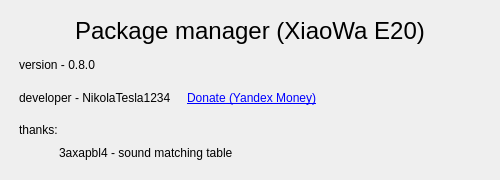
<?xml version="1.0" encoding="UTF-8"?>
<ui version="4.0">
 <class>MainWindow</class>
 <widget class="QMainWindow" name="MainWindow">
  <property name="geometry">
   <rect>
    <x>0</x>
    <y>0</y>
    <width>500</width>
    <height>180</height>
   </rect>
  </property>
  <property name="sizePolicy">
   <sizepolicy hsizetype="Fixed" vsizetype="Fixed">
    <horstretch>0</horstretch>
    <verstretch>0</verstretch>
   </sizepolicy>
  </property>
  <property name="minimumSize">
   <size>
    <width>500</width>
    <height>180</height>
   </size>
  </property>
  <property name="maximumSize">
   <size>
    <width>500</width>
    <height>180</height>
   </size>
  </property>
  <property name="windowTitle">
   <string>MainWindow</string>
  </property>
  <widget class="QWidget" name="centralwidget">
   <layout class="QHBoxLayout" name="horizontalLayout_3">
    <item>
     <layout class="QVBoxLayout" name="verticalLayout_3">
      <property name="leftMargin">
       <number>10</number>
      </property>
      <property name="topMargin">
       <number>8</number>
      </property>
      <property name="rightMargin">
       <number>10</number>
      </property>
      <property name="bottomMargin">
       <number>8</number>
      </property>
      <item>
       <widget class="QLabel" name="label">
        <property name="font">
         <font>
          <pointsize>18</pointsize>
         </font>
        </property>
        <property name="text">
         <string>Package manager (XiaoWa E20)</string>
        </property>
        <property name="alignment">
         <set>Qt::AlignCenter</set>
        </property>
        <property name="wordWrap">
         <bool>false</bool>
        </property>
       </widget>
      </item>
      <item>
       <widget class="QLabel" name="label_2">
        <property name="text">
         <string>version - 0.8.0</string>
        </property>
       </widget>
      </item>
      <item>
       <layout class="QHBoxLayout" name="horizontalLayout_2">
        <item>
         <widget class="QLabel" name="label_3">
          <property name="text">
           <string>developer - NikolaTesla1234</string>
          </property>
         </widget>
        </item>
        <item>
         <spacer name="horizontalSpacer_2">
          <property name="orientation">
           <enum>Qt::Horizontal</enum>
          </property>
          <property name="sizeType">
           <enum>QSizePolicy::Fixed</enum>
          </property>
          <property name="sizeHint" stdset="0">
           <size>
            <width>10</width>
            <height>20</height>
           </size>
          </property>
         </spacer>
        </item>
        <item>
         <widget class="QLabel" name="label_7">
          <property name="text">
           <string>&lt;a href=&quot;https://money.yandex.ru/to/410012709137766&quot;&gt;Donate (Yandex Money)&lt;/a&gt;</string>
          </property>
          <property name="openExternalLinks">
           <bool>true</bool>
          </property>
          <property name="textInteractionFlags">
           <set>Qt::LinksAccessibleByKeyboard|Qt::LinksAccessibleByMouse</set>
          </property>
          <property name="buddy">
           <cstring></cstring>
          </property>
         </widget>
        </item>
        <item>
         <spacer name="horizontalSpacer_3">
          <property name="orientation">
           <enum>Qt::Horizontal</enum>
          </property>
          <property name="sizeHint" stdset="0">
           <size>
            <width>40</width>
            <height>20</height>
           </size>
          </property>
         </spacer>
        </item>
       </layout>
      </item>
      <item>
       <spacer name="verticalSpacer_3">
        <property name="orientation">
         <enum>Qt::Vertical</enum>
        </property>
        <property name="sizeType">
         <enum>QSizePolicy::Fixed</enum>
        </property>
        <property name="sizeHint" stdset="0">
         <size>
          <width>20</width>
          <height>5</height>
         </size>
        </property>
       </spacer>
      </item>
      <item>
       <layout class="QVBoxLayout" name="verticalLayout_2">
        <item>
         <widget class="QLabel" name="label_5">
          <property name="text">
           <string>thanks:</string>
          </property>
         </widget>
        </item>
        <item>
         <layout class="QHBoxLayout" name="horizontalLayout">
          <item>
           <spacer name="horizontalSpacer">
            <property name="orientation">
             <enum>Qt::Horizontal</enum>
            </property>
            <property name="sizeType">
             <enum>QSizePolicy::Fixed</enum>
            </property>
            <property name="sizeHint" stdset="0">
             <size>
              <width>40</width>
              <height>20</height>
             </size>
            </property>
           </spacer>
          </item>
          <item>
           <layout class="QVBoxLayout" name="verticalLayout">
            <item>
             <widget class="QLabel" name="label_6">
              <property name="text">
               <string>3axapbl4 - sound matching table</string>
              </property>
             </widget>
            </item>
           </layout>
          </item>
         </layout>
        </item>
       </layout>
      </item>
     </layout>
    </item>
   </layout>
  </widget>
 </widget>
 <resources/>
 <connections/>
</ui>
